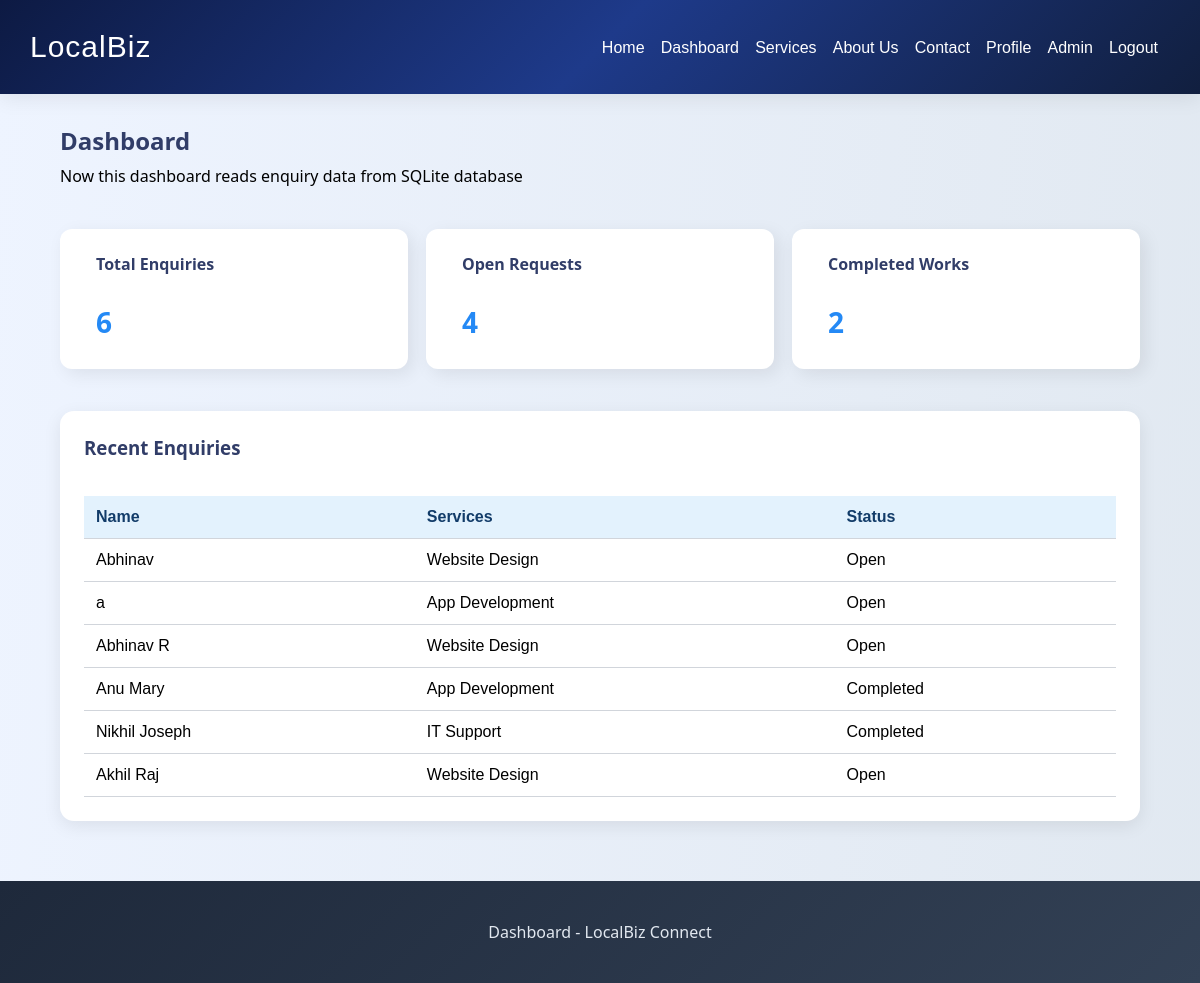
Page /dashboard.html (signed in) on the committed database.
### tables this page shows
CREATE TABLE enquiries (
                id INTEGER PRIMARY KEY AUTOINCREMENT,
                name TEXT NOT NULL,
                email TEXT NOT NULL,
                phone TEXT NOT NULL,
                service TEXT NOT NULL,
                message TEXT NOT NULL,
                status TEXT NOT NULL DEFAULT 'Open'
    );

### app.py (the view)
@app.route("/dashboard.html")
def dashboard():
    counts = get_dashboard_counts()
    enquiries = get_all_enquiries()
    return render_template(
        "dashboard.html",
        counts=counts,
        enquiries=enquiries
    )

### db.py (called while the page is built)
def get_connection():
    conn=sqlite3.connect(DB_NAME)
    conn.row_factory=sqlite3.Row
    return conn

def get_all_enquiries():
    conn=get_connection()
    cur=conn.cursor()
    cur.execute("SELECT * FROM  enquiries ORDER BY id DESC")
    rows=cur.fetchall()
    conn.close()
    return rows

def get_dashboard_counts():
    conn=get_connection()
    cur=conn.cursor()
    cur.execute("SELECT COUNT(*) AS count FROM enquiries")
    total=cur.fetchone()["count"]
    cur.execute("SELECT COUNT(*) AS count FROM enquiries WHERE status='Open'")
    open_count=cur.fetchone()["count"]
    cur.execute("SELECT COUNT(*) AS count FROM enquiries WHERE status='Completed'")
    completed=cur.fetchone()["count"]
    conn.close()
    return{
        "total_enquiries": total,
        "open_requests": open_count,
        "completed_works": completed
    }

### template/dashboard.html (shortened to what this page needs)
{% extends "base.html" %}
{% block content %}
  <main class="container">
  <section class="page-title">
        <h1>Dashboard</h1>
        <p>Now this dashboard reads enquiry data from SQLite database</p>
      </section>
      <section class="datas">
    <div class="card-datas">
        <h3>Total Enquiries</h3>
          <p class="stat-number">{{ counts.total_enquiries }}</p>
    </div>
    <div class="card-datas">
        <h3>Open Requests</h3>
        <p class="stat-number">{{ counts.open_requests }}</p>
    </div>
    <div class="card-datas">
        <h3>Completed Works</h3>
        <p class="stat-number">{{ counts.completed_works }}</p>
    </div>
  </section>
  <section class="enquiry-box">
    <h3>Recent Enquiries</h3>
    <table>
    <thead>
    <tr>
      <th>Name</th>
      <th>Services</th>
      <th>Status</th>
    </tr>
    </thead>
    <tbody>
      {% for enquiry in enquiries %}
    <tr>
      <td>{{ enquiry.name }}</td>
      <td>{{ enquiry.service }}</td>
      <td>{{ enquiry.status }}</td>
    </tr>
    {% endfor %}
    </tbody>
  </table>
  </section>
  </main>
  {% endblock %}
{% block footer %}Dashboard - LocalBiz Connect{% endblock %}

### static/css/style.css (style rules this page uses)
* { box-sizing:border-box; }
body { font-family: 'Segoe UI', Tahoma, Geneva, Verdana, sans-serif; background:linear-gradient(275deg, rgb(187 204 223 / 44%), rgb(238, 244, 255)); margin: 0px; }
.page-title { margin-bottom: 30px; }
.page-title h1 { margin-top:20px; margin-bottom: 8px; color:rgb(49, 61, 104); }
.page-title p { margin-bottom: 32px; margin-top: 0px; }
.container { width:90%; max-width: 1200px; margin: 30px auto; }
.datas { display: grid; gap: 18px; grid-template-columns: repeat(3, 1fr); padding-top: 10px; }
.card-datas { color: rgb(49, 61, 104); background: #ffff; padding-top: 24px; padding-left: 36px; padding-right: 36px; border-radius:12px; margin-bottom: 12px; box-shadow: 5px 5px 18px rgba(0,0,0,0.08); }
.card-datas h3 { margin-top: 0px; margin-bottom: 26px; font-size: 16px; }
.card-datas p { font-weight: bold; font-size: 28px; color: #2489f5; }
.enquiry-box { max-width: 1200px; margin: 30px 0px 40px 0px; background: white; padding: 24px; border-radius: 14px; box-shadow: 0 5px 18px rgba(0,0,0,0.08); }
.enquiry-box h3 { margin-top: 0px; margin-bottom: 36px; color: rgb(49, 61, 104); }
table { width: 100%; border-collapse: collapse; margin-top: 15px; font-family: 'Gill Sans', 'Gill Sans MT', Calibri, 'Trebuchet MS', sans-serif; }
th, td { text-align: left; border-bottom: 1px solid #d1d5db; padding: 12px; }
th { background: #e3f2fd; color: #123c69; }

### rows in the picture
enquiries: name "Abhinav", service "Website Design", status "Open"
enquiries: name "a", service "App Development", status "Open"
enquiries: name "Abhinav R", service "Website Design", status "Open"
enquiries: name "Anu Mary", service "App Development", status "Completed"
enquiries: name "Nikhil Joseph", service "IT Support", status "Completed"
enquiries: name "Akhil Raj", service "Website Design", status "Open"

### other values in the picture
{{ counts.total_enquiries }} "6"
{{ counts.open_requests }} "4"
{{ counts.completed_works }} "2"
